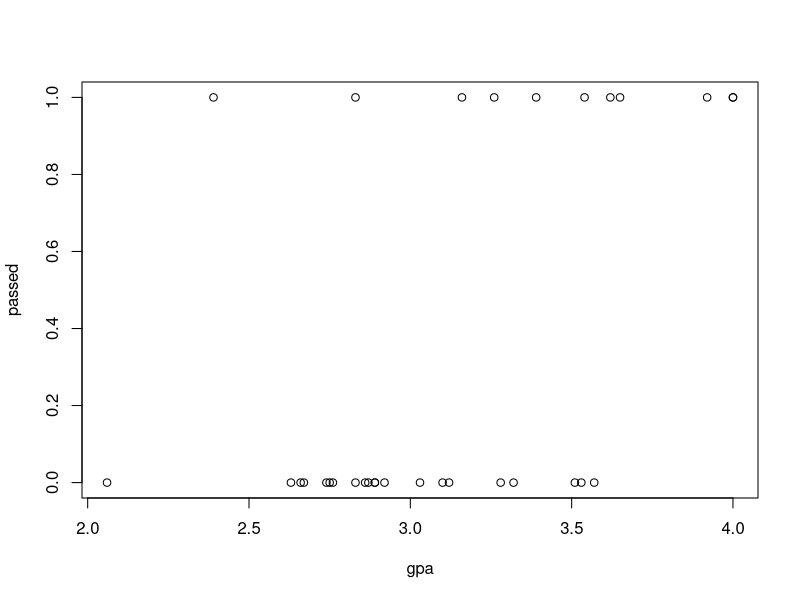
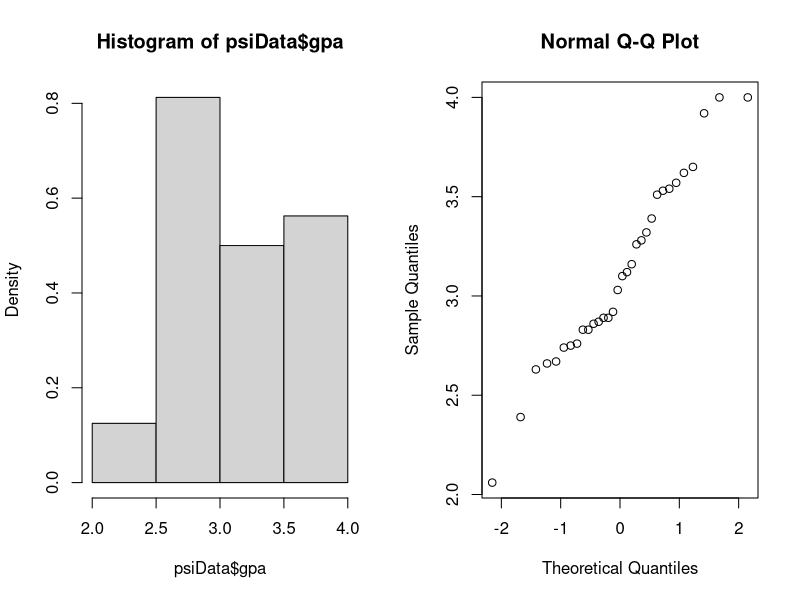
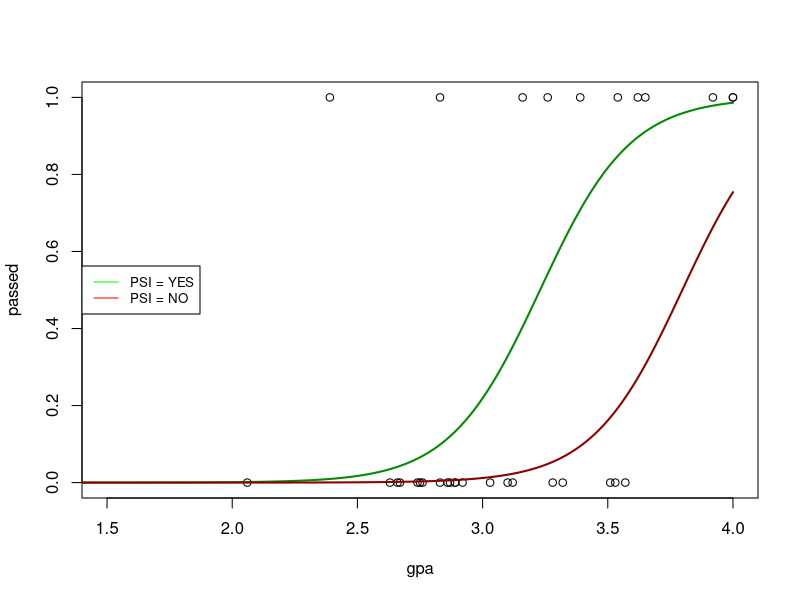

Recreate these plots in R, in order.
psiData = read.table("./data/psi.txt", header = TRUE)

psiDataNonFactor = data.frame(psiData)

par(mfrow=c(1,1))
plot(passed ~ gpa, data = psiData)

psiData$passed = ifelse(test=psiData$passed == 1, yes="Pass", no="Fail")
psiData$passed = as.factor(psiData$passed)

psiData$psi = ifelse(test=psiData$psi == 1, yes="Yes", no="No")
psiData$psi = as.factor(psiData$psi)

psiDataCopy = data.frame(psiData)

## 75% of the sample size
smpSize = floor(0.9 * nrow(psiData))

## set the seed to make your partition reproducible
set.seed(123456)
train_ind = sample(seq_len(nrow(psiData)), size = smpSize)

train = psiData[train_ind, ]
test = psiData[-train_ind, ]

str(psiData)

par(mfrow=c(1,2))
hist(psiData$gpa, freq = FALSE)
qqnorm(psiData$gpa)

summary(psiData)

xtabs(~passed + psi, data = psiData)

logRegModel = glm(passed ~ psi + gpa, data = train, family = "binomial")
summ = summary(logRegModel)
summ$coefficients[3, 1]

train
test

predicted = predict(logRegModel, test, type="response")  # predicted scores

predicted

newdat1 = data.frame(gpa=seq(0, 4, len=300))
newdat2 = data.frame(gpa=seq(0, 4, len=300))

newdat1$psi = 1
newdat1$psi = ifelse(test=newdat1$psi == 1, yes="Yes", no="No")
newdat1$psi = as.factor(newdat1$psi)
newdat2$psi = 0
newdat2$psi = ifelse(test=newdat2$psi == 1, yes="Yes", no="No")
newdat2$psi = as.factor(newdat2$psi)

newdat1$passed = predict(logRegModel, newdata=newdat1, type="response")
newdat2$passed = predict(logRegModel, newdata=newdat2, type="response")

par(mfrow=c(1,1))
plot(passed ~ gpa, data = psiDataNonFactor, xlim = c(1.5 ,4))
lines(passed ~ gpa, data = newdat1, col="green4", lwd=2)
lines(passed ~ gpa, data = newdat2, col="red4", lwd=2)
legend(x = "left", legend=c("PSI = YES", "PSI = NO"),
       col=c("green", "red"), lty=1:1, cex=0.8)

logRegModel = glm(passed ~ psi + gpa, data = psiData, family = "binomial")
testSec4 = read.table("./data/psi-section4.txt", header = TRUE)
testSec4$passed = ifelse(test=testSec4$passed == 1, yes="Pass", no="Fail")
testSec4$passed = as.factor(testSec4$passed)

testSec4$psi = ifelse(test=testSec4$psi == 1, yes="Yes", no="No")
testSec4$psi = as.factor(testSec4$psi)

testSec4

predicted = predict(logRegModel, testSec4, type = "response")
predicted

# Section 5

odds = round(exp(logRegModel$coefficients), 3)
odds

# Section 6
xtabs(~psi + psi, data = psiData)
x = matrix(c(3, 15, 8, 6), 2, 2)
x
